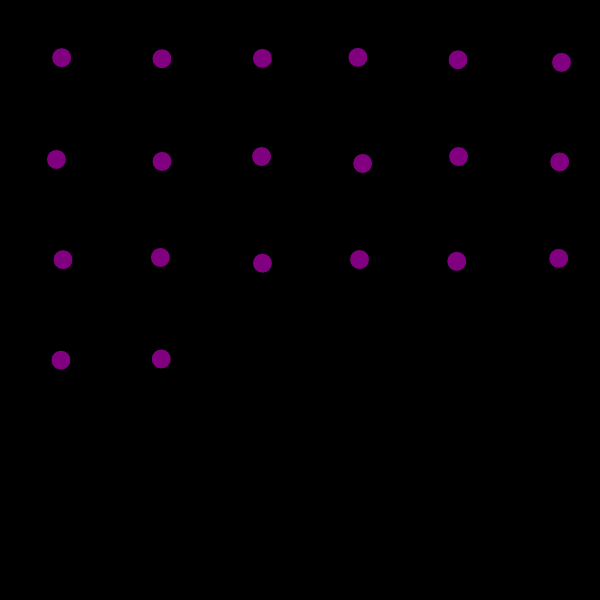
Frame 1 (no input)
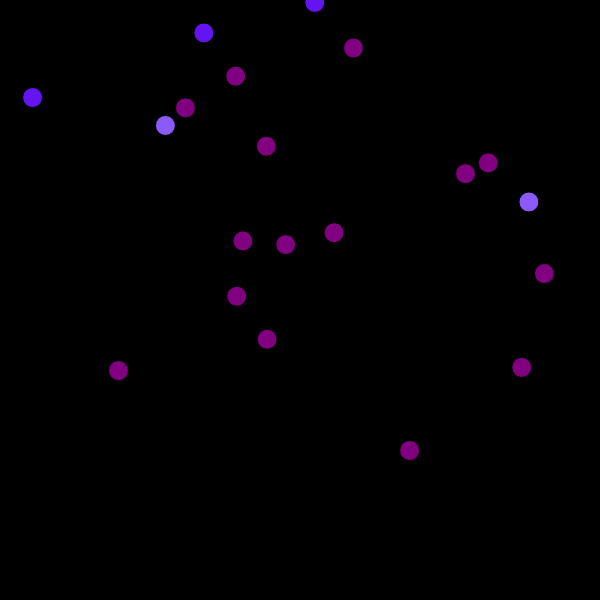
Frame 60 (no input)
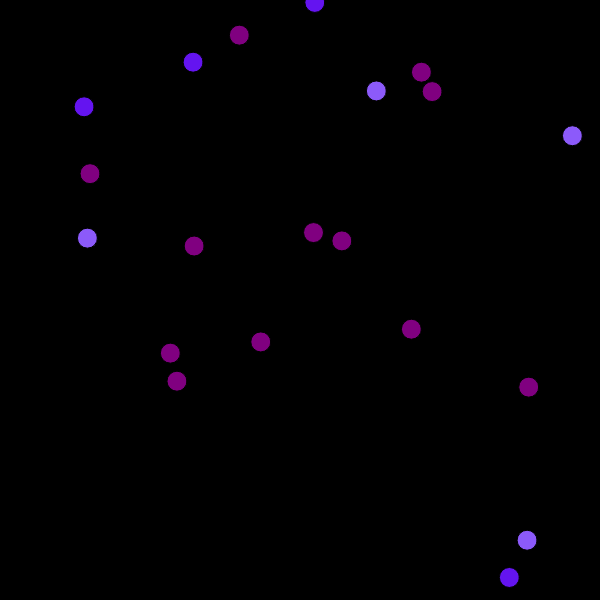
Frame 120 (the mouse pressed at the canvas centre since frame 60)

The p5.js sketch that drew these frames (run headless with seeded random() and noise() and a simulated clock; from frame 60 on, the mouse is pressed at the canvas centre):

// p5.js sketch
// ── sketch.js

//define spheres array
let spheres1 = [];
//define number of spheres to be generated
const numOfSpheres1 = 20;



function setup() {

    createCanvas(600, 600);

  //define original positions of spheres
    let start_x = 60;
    let start_y = 60;
    for (let i = 0; i < numOfSpheres1; i++) {
        spheres1.push(new Sphere1(start_x, start_y));

    //make sure spheres don't overlap at the beginning
        start_x += 100;
        if (start_x > width) {
            start_x = 60;
            start_y += 100;
        }
    }
}

function draw() {
    background('black');

//keep code within the draw function so that the image refreshes with each iteration

    for (let i = 0; i < spheres1.length; i++) {

            // define sphere methods
            spheres1[i].sphereCheck(spheres1, i);
            spheres1[i].edgeCheck();
            spheres1[i].move();
            spheres1[i].display();
        }
    }

//define Sphere class
    class Sphere1 {
        constructor(x, y, size) {
            this.color = 'purple';
            this.size = (5, 20);
            this.rad = this.size / 2;
            this.posX = x;
            this.posY = y;
            this.deltaX = random(-4, 4);
            this.deltaY = random(-4, 4);
        }

//show spheres
        display() {

            push();

            fill(this.color);
            translate(this.posX, this.posY);
            ellipse(0, 0, this.size);

            pop();
        }

//move spheres from original positions
        move() {
               this.posX += this.deltaX;
               this.posY += this.deltaY;
           }

//keep spheres within the confines of the canvas by limiting to 600 pixels in both x and y direction
           edgeCheck() {

               if (this.posX + this.rad >= width || this.posX - this.rad <= 0) {
                   this.deltaX *= -1;
                   this.color = 'rgb(140, 90, 250)';
               }

               if (this.posY + this.rad >= height || this.posY - this.rad <= 0) {
                   this.deltaY *= -1;
                   this.color = 'rgb(170, 70, 240)';

                if (this.posY + this.rad < height || this.posY - this.rad <= 0) {
                     this.deltaY *= 1;
                      this.color = 'rgb(140, 40, 210)';
                    }

                    if (this.posX + this.rad < width || this.posX - this.rad <= 0) {
                        this.deltaX *= -1;
                        this.color = 'rgb(100, 20, 240)';
                    }

               }
           }
           sphereCheck(otherSpheres1, presentsphere1) {
                //loop applying to all spheres contained in array
                   for (let n = 0; n < otherSpheres1.length; n++) {

                      //if check returns yes for sphere being itself, skip
                      //if returns false, it's a different sphere
                 if (n != presentsphere1) {
                        let d = dist(this.posX, this.posY, otherSpheres1[n].posX, otherSpheres1[n].posY);
                        let radii = this.rad + otherSpheres1[n].rad;

                    //if distance between spheres is less than or equal to other sphere (touching), then reverse trajectory
                        if (d <= radii) {
                               this.deltaX *= -1;
                               this.deltaY *= -1;




                           }
                       }
                   }
               }
           }
